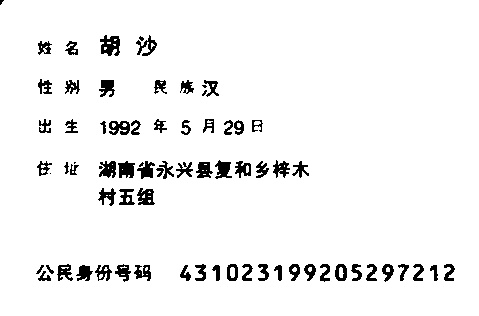
#> input picture img.jpg, 479 x 316 px
$ python info_divide.py
#> lines starting #> are read from the running program, lines starting #| are printed output that depends on the picture
import cv2
import numpy as np
import pytesseract
from PIL import Image,ImageGrab
import smooth_sharpen as ss

img_Noface = cv2.imread('img.jpg')
#> img_Noface is the input picture: shape (316, 479, 3); min 0, max 255, mean 242

def info_divide(img):

    img_Noface = cv2.cvtColor(img, cv2.COLOR_BGR2GRAY)
#> img_Noface: shape (316, 479)

    index_x_y = []
    for ii in range(6):

        sum_horizon = np.sum(img_Noface, axis=1)
        point_ad = []

        for i in range(1,len(sum_horizon)-1):
            if sum_horizon[i] < sum_horizon [i+1] and sum_horizon [i] < sum_horizon [i-1]:
                point_ad.append ( sum_horizon [i] )

        themin_ad = np.where(sum_horizon == min(point_ad))
        # print(themin_ad)
        themin_ad = themin_ad[0][0]

        flag_x = 0
        flag_y = 0

        x = themin_ad-1
        y = themin_ad+1

        while flag_x == 0:
            tag1 = sum_horizon [x] >= ( max (sum_horizon) - sum_horizon[themin_ad]) / 7 * 6 + sum_horizon [themin_ad]
            tag2 = x <= themin_ad - int(len(sum_horizon)*0.095)
            if tag1 or tag2:
                leftpoint_ad = x
                flag_x+=1
            else:
                x-=1

        while flag_y == 0:
            tag1 = sum_horizon [y] >= ( max (sum_horizon) - sum_horizon [themin_ad]) / 7 * 6 + sum_horizon [themin_ad]
            tag2 = y >= themin_ad + int(len(sum_horizon)*0.095)
            if tag1 or tag2:
                rightpoint_ad = y
                flag_y+=1
            else:
                y+=1

        index_x_y.append((x,y))

        img_Noface[x:y,:]=255

        cv2.imshow('show', img_Noface)
        cv2.waitKey(0)
#> this loop made 6 passes
#> themin_ad on passes 1 to 6: 266, 169, 122, 83, 44, 203
#> pass 1, in info_divide, `cv2.imshow('show', img_Noface)`:
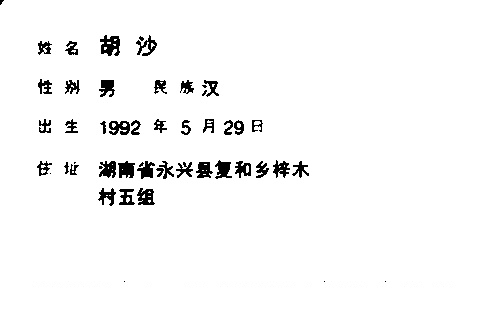
#> window 'show': shape (316, 479); min 0, max 255, mean 246.6
#> pass 2, in info_divide, `cv2.imshow('show', img_Noface)`:
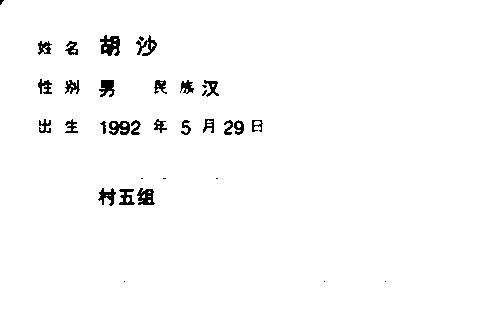
#> window 'show': shape (316, 479); min 0, max 255, mean 250
#> after the loop:
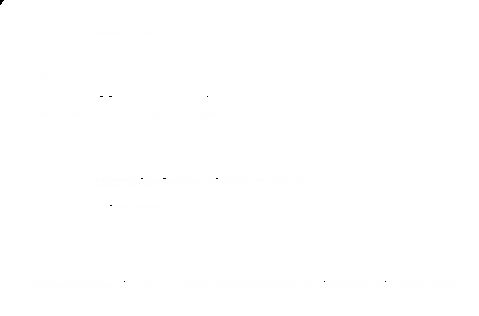
#> img_Noface: shape (316, 479); min 0, max 255, mean 254.9
#> after the loop, index_x_y = [(263, 281), (160, 178), (118, 135), (79, 96), (35, 56), (187, 205)]

    def takeSecond(elem):
        return elem[1]
    # 指定第二个元素排序
    index_x_y.sort(key=takeSecond)

    return index_x_y

s = info_divide(img_Noface)
#> s = [(35, 56), (79, 96), (118, 135), (160, 178), (187, 205), (263, 281)]


print()

$ run again, with facial_landmarks_68markup-1024x825.jpg copied over img.jpg
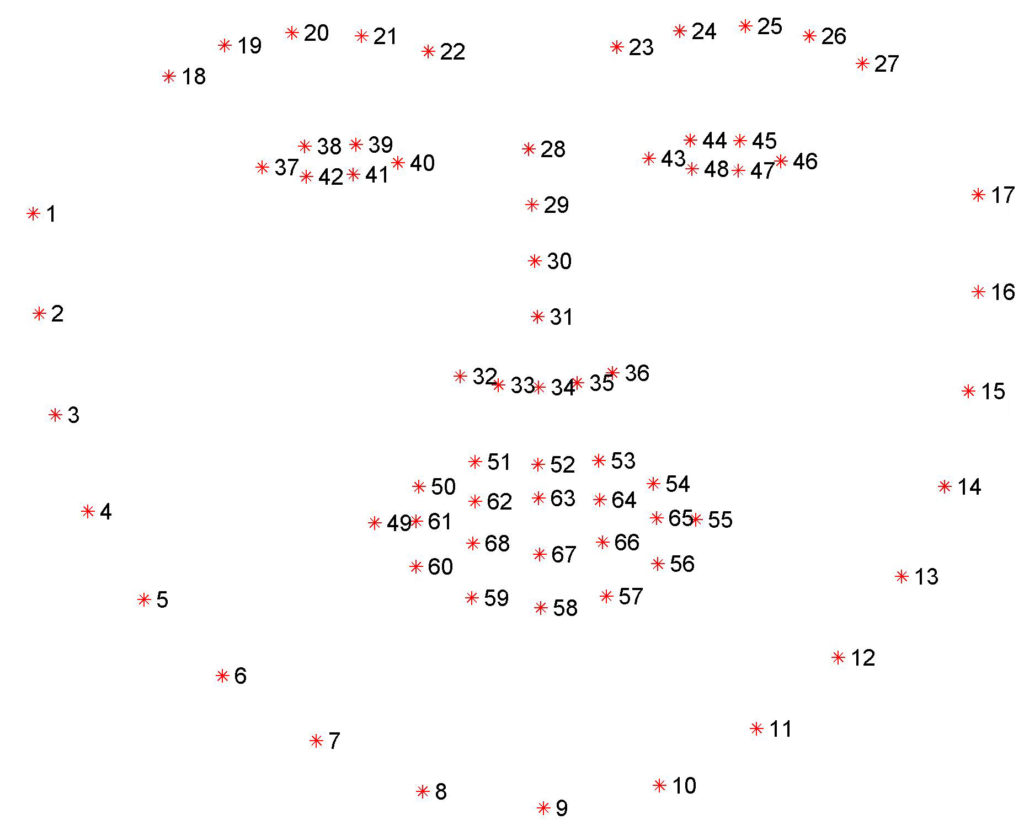
#> input picture facial_landmarks_68markup-1024x825.jpg, 1024 x 825 px
#> img_Noface is the input picture: shape (825, 1024, 3); mean B, G, R 250.9, 250.9, 251.7
#> the loop in info_divide, `for ii in range(6): ` made 6 passes
#> themin_ad on passes 1 to 6: 143, 32, 517, 383, 547, 599
#> pass 1, in info_divide, `cv2.imshow('show', img_Noface)`:
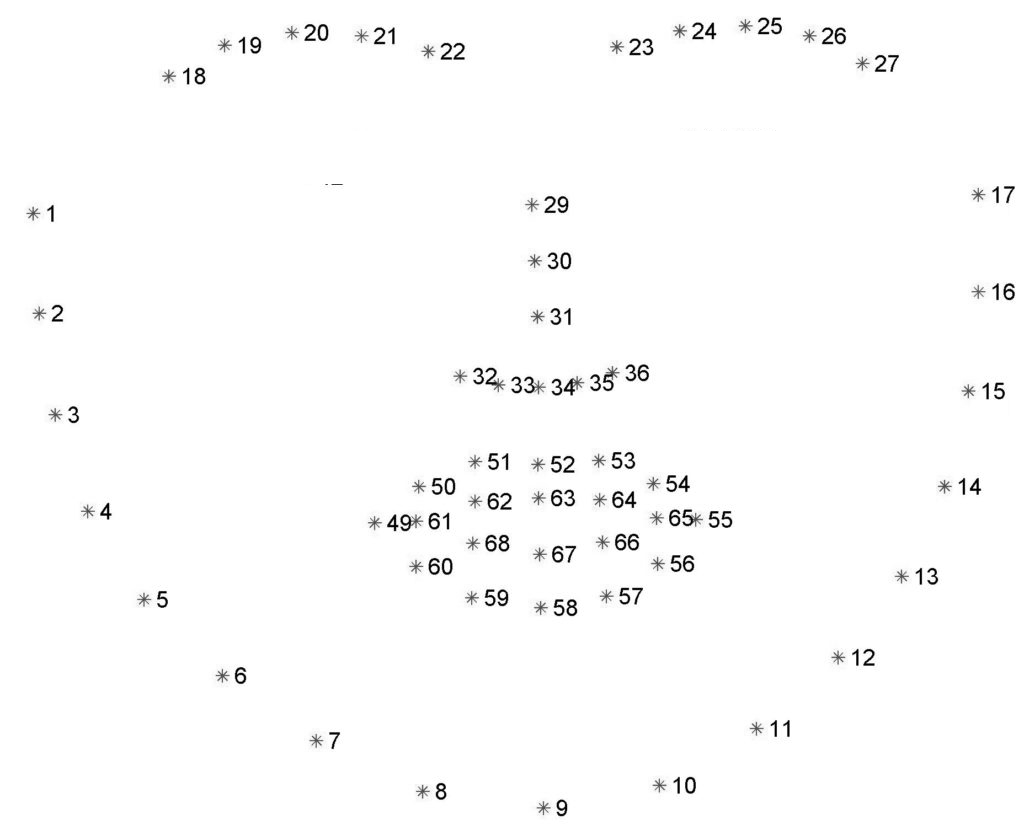
#> window 'show': shape (825, 1024); min 0, max 255, mean 251.9
#> after the loop in info_divide, `for ii in range(6):`:
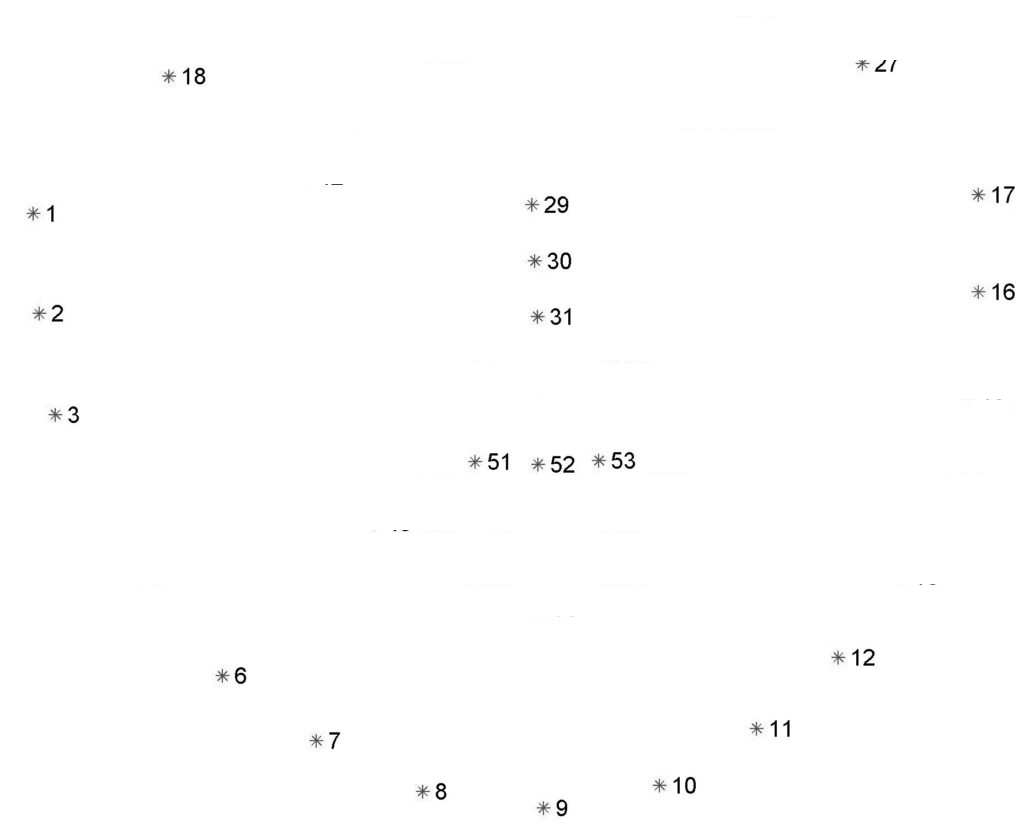
#> img_Noface: shape (825, 1024); min 0, max 255, mean 254
#> after the loop in info_divide, `for ii in range(6):`: index_x_y = [(131, 184), (17, 60), (475, 530), (364, 399), (533, 584), (587, 616)]
#> s = [(17, 60), (131, 184), (364, 399), (475, 530), (533, 584), (587, 616)]
